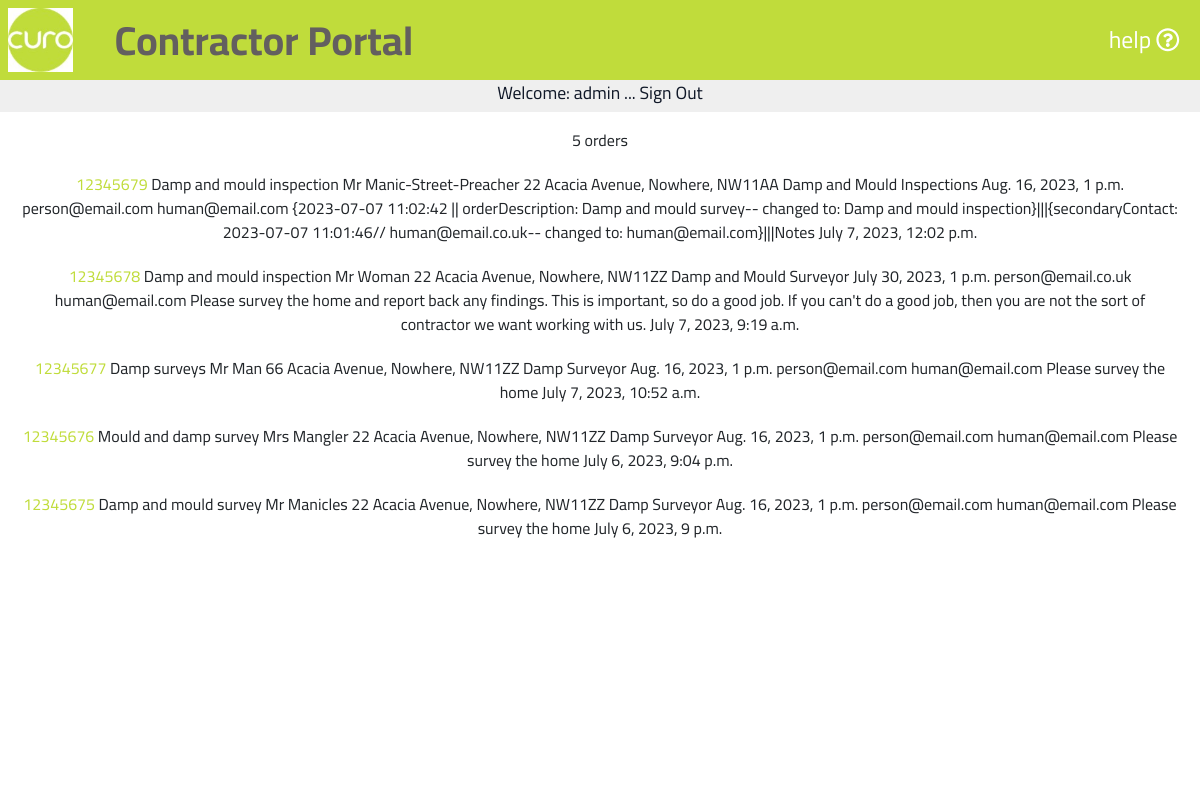
The page /portal001/ (signed in) on the database as committed earlier.
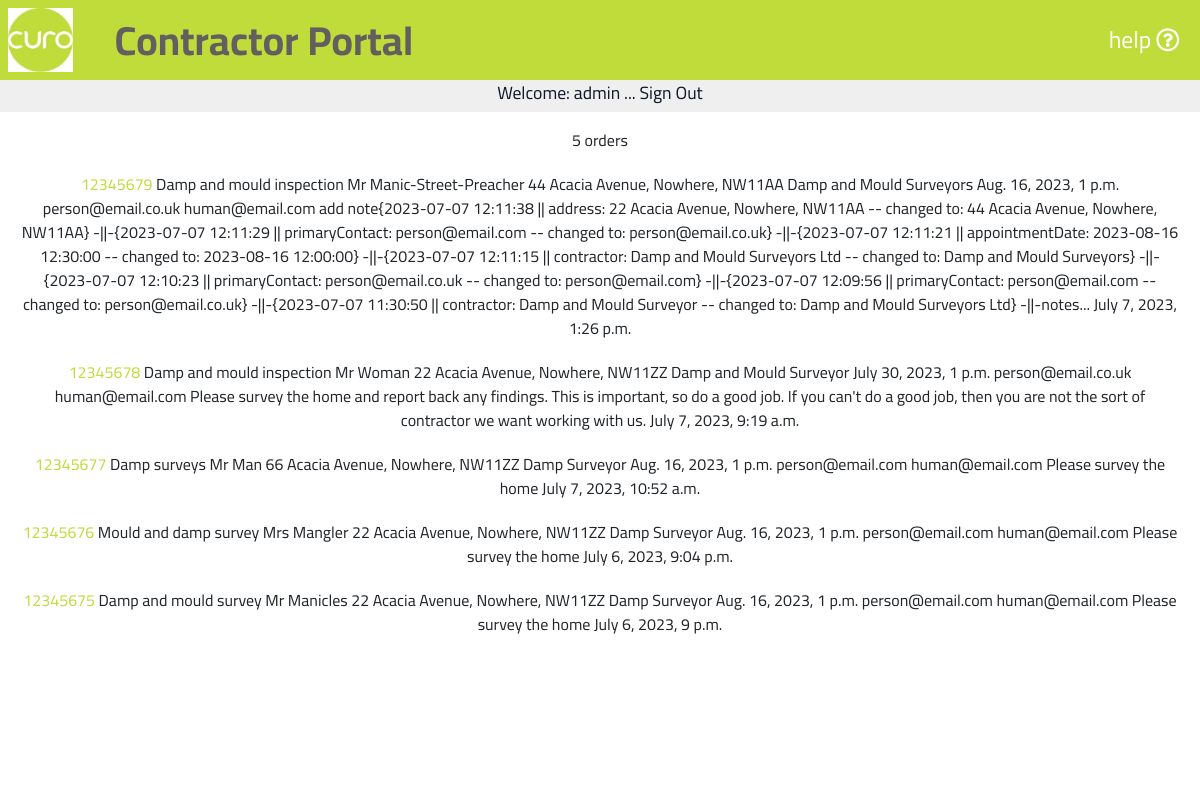
The same page on the database as committed later.
### portal001/models.py (models this page shows, shortened)
class Orders(models.Model):
    class Meta:
        verbose_name_plural = 'Orders'
    orderNumber = models.DecimalField(max_digits=10, decimal_places=0, null=False, primary_key=True)
    orderDescription = models.CharField(max_length=254, null=False)
    name = models.CharField(max_length=254, null=False)
    address = models.CharField(max_length=254, null=False)
    contractor = models.CharField(max_length=254, null=False)
    appointmentDate = models.DateTimeField()
    primaryContact = models.EmailField(max_length=254)
    secondaryContact = models.EmailField(max_length=254)
    notes = models.CharField(max_length=9999, null=True)
    dateLastUpdate = models.DateTimeField()
    dateCreated = models.DateTimeField(default=timezone.now)

### portal001/views.py (the view)
# urls.py: path('', views.curo, name='curo'),
def curo(request):
    orderlist = Orders.objects.all().order_by('-orderNumber')
    order_list_length = orderlist.count()
    context = {
        'orderlist': orderlist,
        'order_list_length': order_list_length,
    }
    return render(request, 'curo/orderlist.html', context)

### portal001/templates/curo/orderlist.html
{% extends "basemodule001.html" %}
{% load static %}
{% block content %}
    {% if user.is_authenticated %}
        <section id="textsection">
            {% if user.is_authenticated %}
                <p class="mt-3">{{ order_list_length }} orders</p>
                {% for order in orderlist %}
                    <p><a class="orange-highlight" href ="{% url 'selectOrder' order.orderNumber %}">{{ order.orderNumber }}</a>
                        {{ order.orderDescription }}
                        {{ order.name }}
                        {{ order.address }}
                        {{ order.contractor }}
                        {{ order.appointmentDate }}
                        {{ order.primaryContact }}
                        {{ order.secondaryContact }}
                        {{ order.notes }}
                        {{ order.dateLastUpdate }}
                    </p>
                {% endfor %}
            {% endif %}
        </section>
    {% endif %}
{% endblock %}

Rows that differ between the two databases and show on the page:
changed Orders "Mr Manic-Street-Preacher": address "22 Acacia Avenue, Nowhere, NW11AA" → "44 Acacia Avenue, Nowhere, NW11AA"; contractor "Damp and Mould Inspections" → "Damp and Mould Surveyors"; primaryContact "person@email.com" → "person@email.co.uk"; notes "{2023-07-07 11:02:42 || orderDescription: Damp and mould survey-- changed to: Damp and mould inspection}|||{secondaryContact: 2023-07-07 11:01:46// human@email.co.uk-- changed to: human@email.com}|||Notes" → "add note{2023-07-07 12:11:38 || address: 22 Acacia Avenue, Nowhere, NW11AA -- changed to: 44 Acacia Avenue, Nowhere, NW11AA} -||-{2023-07-07 12:11:29 || primaryContact: person@email.com -- changed to: person@email.co.uk} -||-{2023-07-07 12:11:21 || appointmentDate: 2023-08-16 12:30:00 -- changed to: 2023-08-16 12:00:00} -||-{2023-07-07 12:11:15 || contractor: Damp and Mould Surveyors Ltd -- changed to: Damp and Mould Surveyors} -||-{2023-07-07 12:10:23 || primaryContact: person@email.co.uk -- changed to: person@email.com} -||-{2023-07-07 12:09:56 || primaryContact: person@email.com -- changed to: person@email.co.uk} -||-{2023-07-07 11:30:50 || contractor: Damp and Mould Surveyor -- changed…"; dateLastUpdate "July 7, 2023, 12:02 p.m." → "July 7, 2023, 1:26 p.m."
